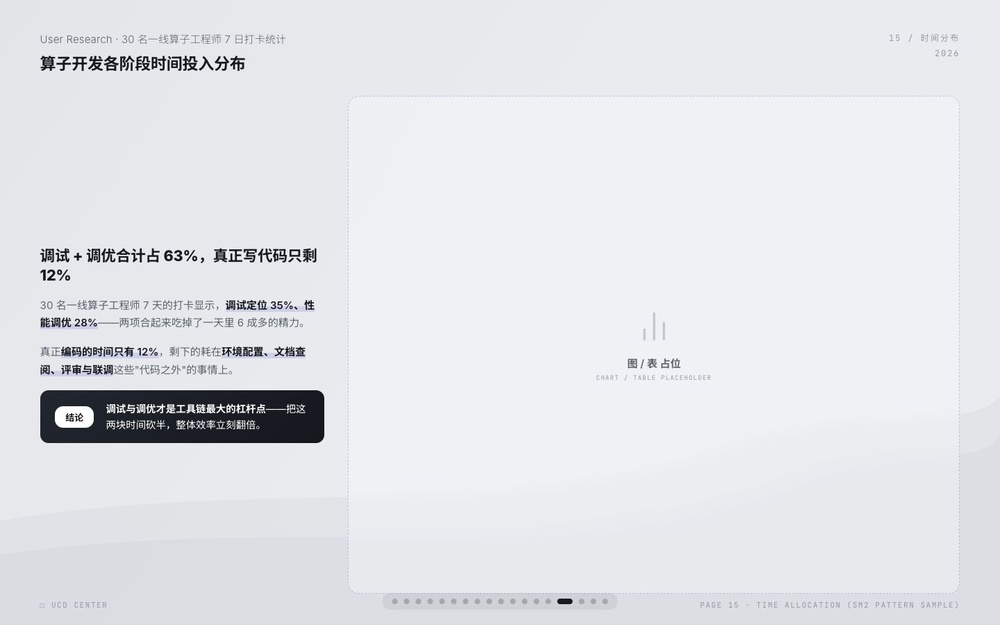
#> input picture report-ppt-skill-intro/assets/template-tree/data-analysis.jpg, 1000 x 625 px, shrunk from 1440 x 900 before the run
$ python annotate.py ../../../../report-ppt-skill-intro/assets/template-tree/data-analysis.jpg out.png
#> lines starting #> are read from the running program, lines starting #| are printed output that depends on the picture
#!/usr/bin/env python3
"""Annotate UI screenshots with click markers, arrows, and label bars."""
from PIL import Image, ImageDraw, ImageFont
import math
import argparse

FONT_CANDIDATES = [
    "/System/Library/Fonts/PingFang.ttc",
    "/System/Library/Fonts/Supplemental/Arial Unicode.ttf",
    "/usr/share/fonts/opentype/noto/NotoSansCJK-Regular.ttc",
    "/usr/share/fonts/truetype/noto/NotoSansCJK-Regular.ttc",
]


def _font(size, font_path=None):
    for path in ([font_path] if font_path else []) + FONT_CANDIDATES:
        try:
            return ImageFont.truetype(path, size)
        except Exception:
            continue
    return ImageFont.load_default()


def _hex(color):
    color = color.lstrip("#")
    return tuple(int(color[i : i + 2], 16) for i in (0, 2, 4))


def annotate(src, out, anns, crop=None, pad=120, fsz=30, font_path=None, marker_alpha=140, radius=15):
#> called with out = 'out.png', pad = 120, fsz = 30, marker_alpha = 140, radius = 15
    base = Image.open(src).convert("RGBA")
    if crop:
        base = base.crop(tuple(crop))
    width, height = base.size
#> width = 1000; height = 625
    canvas = Image.new("RGBA", (width, height + pad), (255, 255, 255, 255))
#> canvas: PIL image 1000x745 RGBA; every value is 255
    canvas.paste(base, (0, 0))
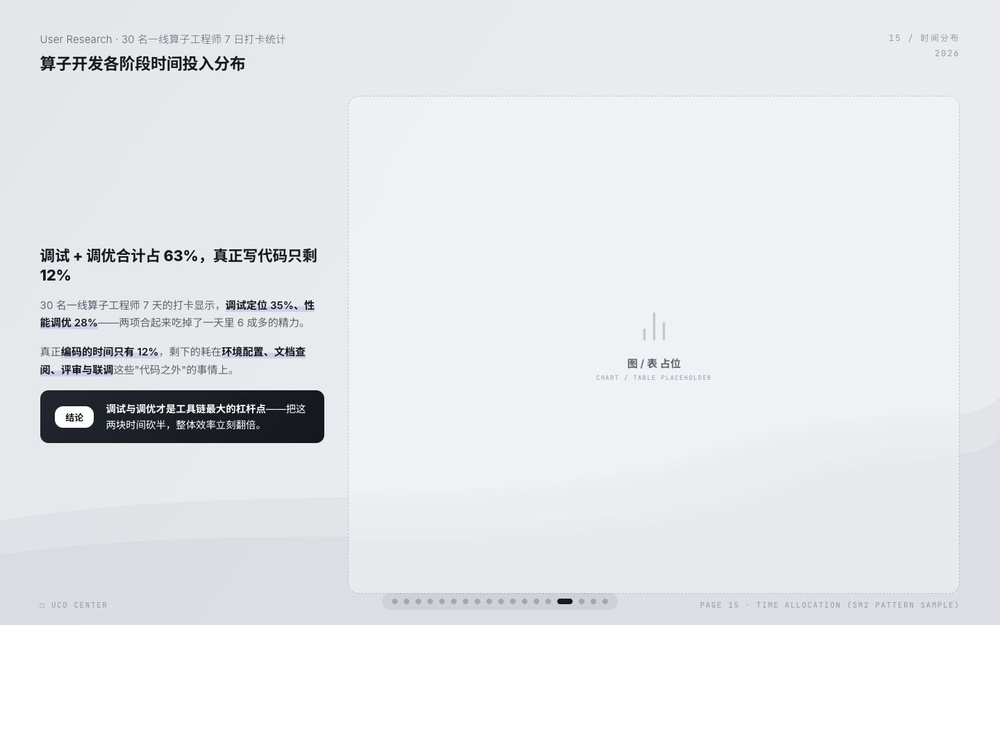
#> canvas: PIL image 1000x745 RGBA; mean R, G, B, A 231.7, 232.6, 236.2, 255

    overlay = Image.new("RGBA", (width, height + pad), (0, 0, 0, 0))
#> overlay: PIL image 1000x745 RGBA; every value is 0
    od = ImageDraw.Draw(overlay)
    for ann in anns:
        if ann.get("x") is None:
            continue
        color = _hex(ann["color"])
        x, y = ann["x"], ann["y"]
        od.ellipse([x - radius, y - radius, x + radius, y + radius], outline=color + (marker_alpha,), width=6)
        od.ellipse([x - 6, y - 6, x + 6, y + 6], fill=color + (marker_alpha,))

    canvas = Image.alpha_composite(canvas, overlay)
    draw = ImageDraw.Draw(canvas)
    font = _font(fsz, font_path)

    for ann in anns:
        color = _hex(ann["color"])
        label = ann["label"]
        lx = ann.get("lx") or (ann["x"] if ann.get("x") is not None else width // 2)
        ly = height + pad - fsz - 24
        tb = draw.textbbox((0, 0), label, font=font)
        tw = tb[2] - tb[0]
        th = tb[3] - tb[1]
        lx = max(tw // 2 + 18, min(lx, width - tw // 2 - 18))
        draw.rounded_rectangle([lx - tw // 2 - 16, ly - 10, lx + tw // 2 + 16, ly + th + 14], radius=12, fill=color)
        draw.text((lx - tw // 2, ly - tb[1] + 2), label, font=font, fill=(255, 255, 255))
        if ann.get("x") is not None:
            x, y = ann["x"], ann["y"]
            ay = ly - 10
            draw.line([lx, ay, x, y + radius + 2], fill=color, width=5)
            angle = math.atan2((y + radius + 2) - ay, x - lx)
            length = 18
            for side in (0.4, -0.4):
                draw.line(
                    [
                        x,
                        y + radius + 2,
                        x - length * math.cos(angle - side),
                        (y + radius + 2) - length * math.sin(angle - side),
                    ],
                    fill=color,
                    width=5,
                )

    canvas.convert("RGB").save(out)
    return out


def _parse_ann(value):
    parts = value.split(",")
    x = None if parts[0] in ("None", "", "-") else int(parts[0])
    y = None if len(parts) < 2 or parts[1] in ("None", "", "-") else int(parts[1])
    return {
        "x": x,
        "y": y,
        "label": parts[2],
        "color": parts[3],
        "lx": int(parts[4]) if len(parts) > 4 and parts[4] else None,
    }


if __name__ == "__main__":
    parser = argparse.ArgumentParser(description="Annotate UI screenshots with click markers")
    parser.add_argument("src")
    parser.add_argument("out")
    parser.add_argument("--ann", action="append", default=[], help="x,y,label,#color[,lx]; x=None for note only")
    parser.add_argument("--crop", default=None, help="left,top,right,bottom")
    parser.add_argument("--pad", type=int, default=120)
    parser.add_argument("--fsz", type=int, default=30)
    parser.add_argument("--font", default=None)
    args = parser.parse_args()

    anns = [_parse_ann(item) for item in args.ann]
    crop = tuple(int(v) for v in args.crop.split(",")) if args.crop else None
    annotate(args.src, args.out, anns, crop, args.pad, args.fsz, args.font)
    print("saved", args.out)

$ run again, on report-ppt-skill-intro/assets/template-tree/data-highlight.jpg
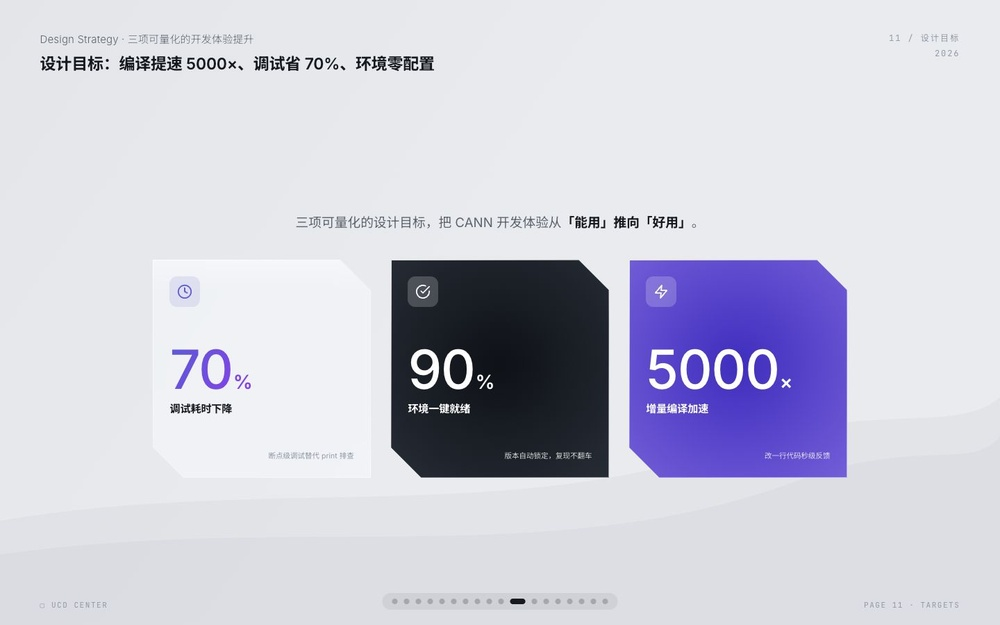
#> input picture report-ppt-skill-intro/assets/template-tree/data-highlight.jpg, 1000 x 625 px, shrunk from 1440 x 900 before the run
#> in annotate, `canvas.paste(base, (0, 0))`:
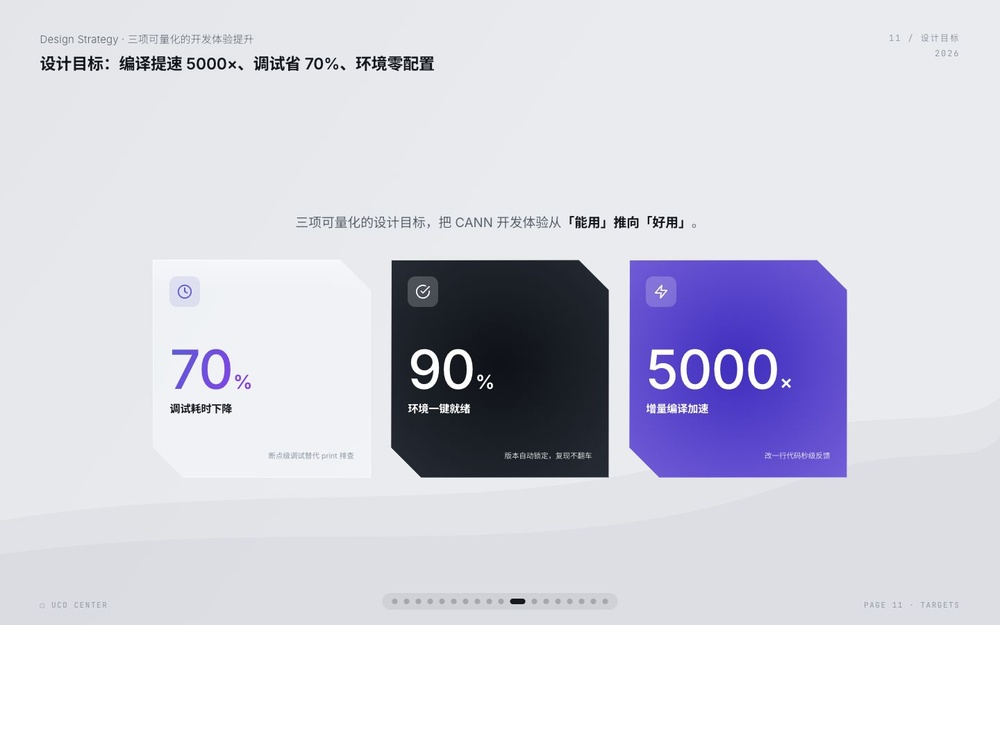
#> canvas: PIL image 1000x745 RGBA; mean R, G, B, A 212.8, 212.6, 223.9, 255
#> overlay: PIL image 1000x745 RGBA; every value is 0

$ run again, on report-ppt-skill-intro/assets/template-tree/derivation-flow.jpg
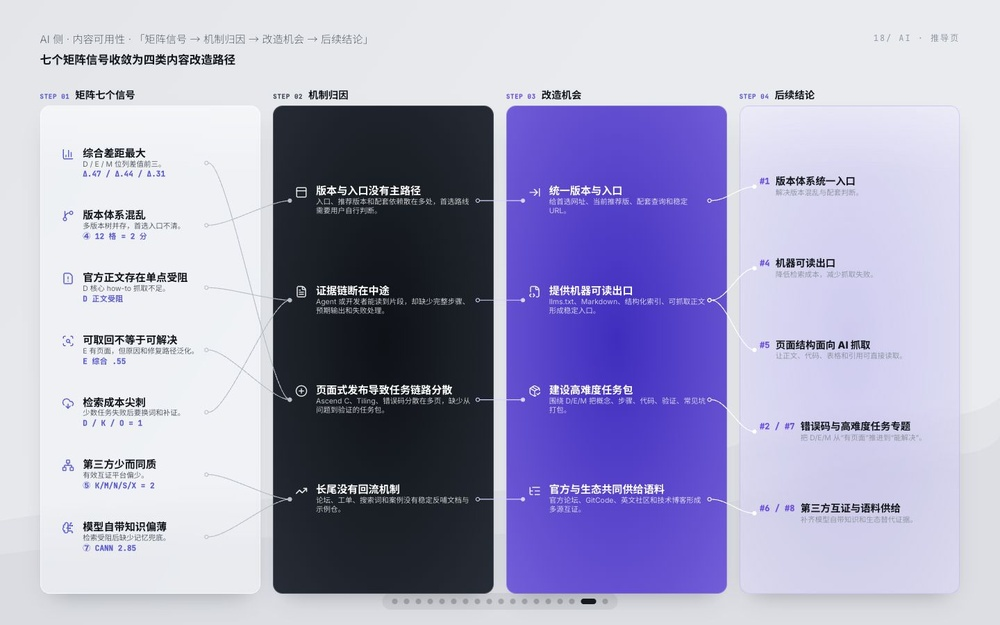
#> input picture report-ppt-skill-intro/assets/template-tree/derivation-flow.jpg, 1000 x 625 px, shrunk from 1440 x 900 before the run
#> in annotate, `canvas.paste(base, (0, 0))`:
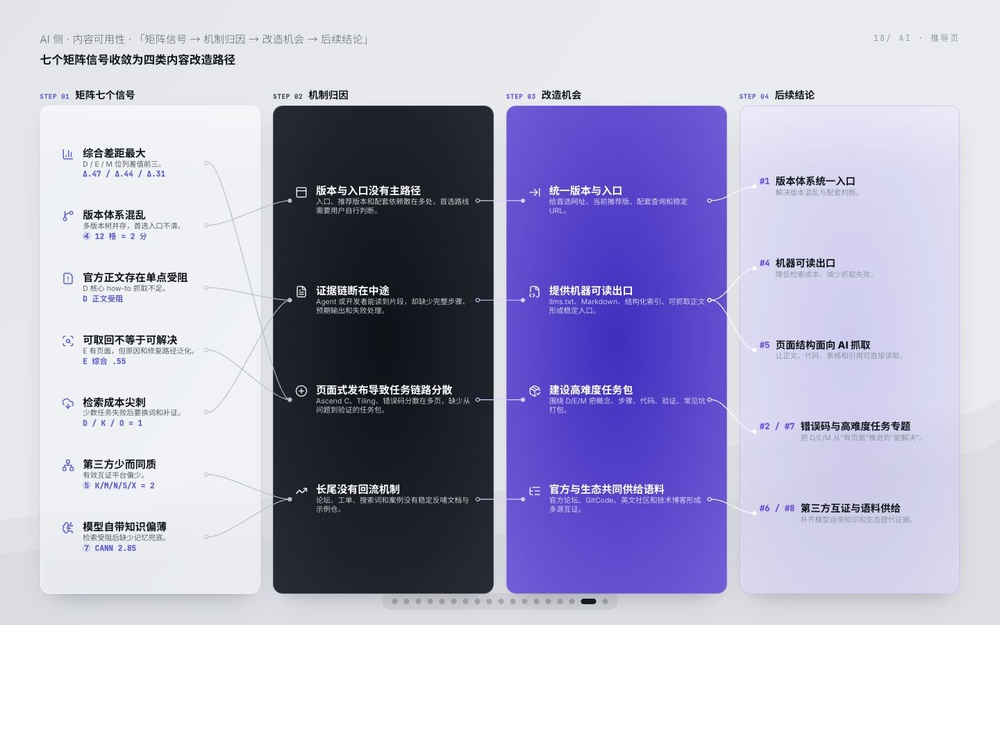
#> canvas: PIL image 1000x745 RGBA; mean R, G, B, A 182.3, 180.4, 205.4, 255
#> overlay: PIL image 1000x745 RGBA; every value is 0

$ run again, on report-ppt-skill-intro/assets/template-tree/design-chapter.jpg
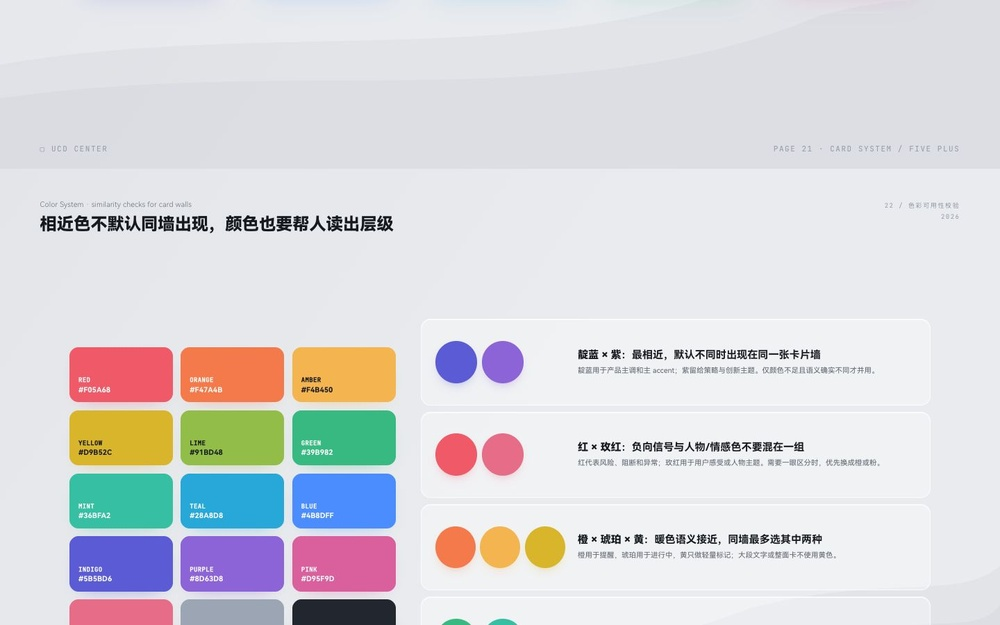
#> input picture report-ppt-skill-intro/assets/template-tree/design-chapter.jpg, 1000 x 625 px, shrunk from 1440 x 900 before the run
#> in annotate, `canvas.paste(base, (0, 0))`:
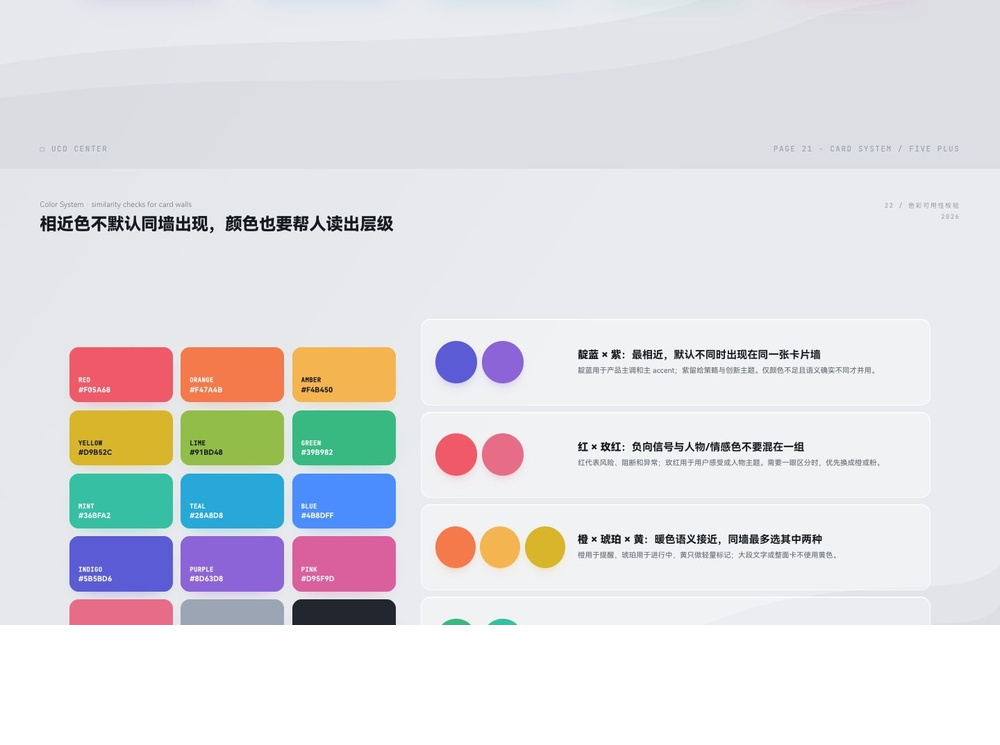
#> canvas: PIL image 1000x745 RGBA; mean R, G, B, A 224.2, 223.5, 226.4, 255
#> overlay: PIL image 1000x745 RGBA; every value is 0
